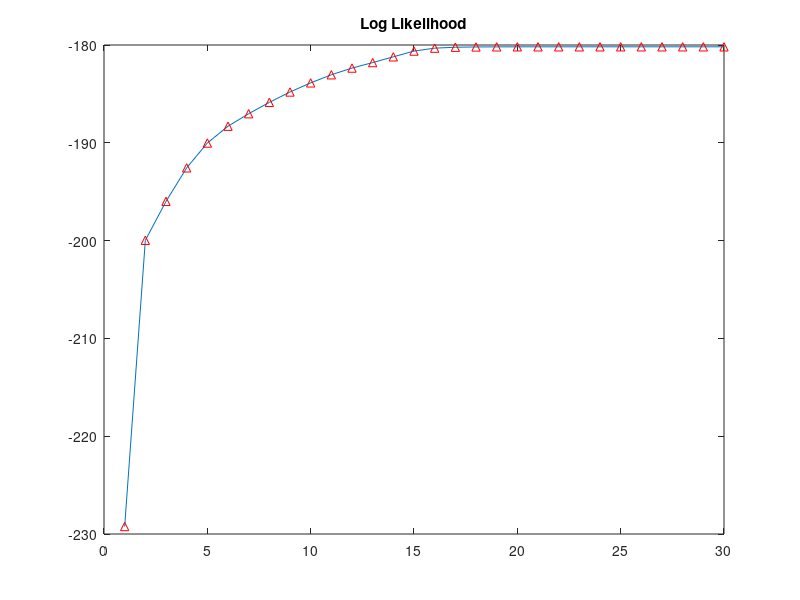

This chart was generated by the following MATLAB code:
%%%%%%%%%%%%%%%%%%%%%%%%%%%%%%%%%%%%%%%%%%%%%%%%%%%
% Saber Hosseini Moghaddam                        %
% Date : 1392/9/28                                %
% Clustering of Iris flower Dataset using GMM     %
% Pattern Recognition Course                      %
%%%%%%%%%%%%%%%%%%%%%%%%%%%%%%%%%%%%%%%%%%%%%%%%%%%

clc
close all
clear all;
%Loading database(150 datas in 3 classes)
load fisheriris;
Data=meas; % X is input matrix
iteration_number=0; % number of iterations
L=zeros(1,20); % value of log likelihood in each iteration
Target_vector=[zeros(50,1) zeros(50,1) ones(50,1)
       ;zeros(50,1) ones(50,1) zeros(50,1)
       ;ones(50,1) zeros(50,1) zeros(50,1)];%Target vector in mMatrix form
   
%Initialzation
%Means from K-means
Mu=[6.8538    3.0769    5.7154    2.0538;
    5.8836    2.7410    4.3885    1.4344;
    5.0060    3.4280    1.4620    0.2460];

u1=Mu(1,:);u2=Mu(2,:);u3=Mu(3,:);
u=[u1;u2;u3];
%covariance
cov1=eye(4,4);
cov2=cov1;
cov3=cov1;
%mixing (pi)
pi_1=1/3;pi_2=1/3;pi_3=1/3; % Equal
pi_=[pi_1 pi_2 pi_3];

%log likelihood:

gama=zeros(150,3);
log_likelihood=0;
for n=1:150
x=Data(n,:);
p(1)=(1/2*pi)^2*(1/det(cov1))^0.5*exp(-0.5*(x-u1)*((cov1)\(x-u1)'));
p(2)=(1/2*pi)^2*(1/det(cov2))^0.5*exp(-0.5*(x-u2)*((cov2)\(x-u2)'));
p(3)=(1/2*pi)^2*(1/det(cov3))^0.5*exp(-0.5*(x-u3)*((cov3)\(x-u3)'));
log_likelihood=log_likelihood+log(1/3*sum(p));
end
log_likelihood_old=log_likelihood;

% Expectation And Maximaization

 while iteration_number<30
       iteration_number=iteration_number+1;
% 2. E step

       for n=1:150
           x=Data(n,:);
           p(1)=(1/(2*pi)^2)* (1/det(cov1))^0.5*...
                exp( -0.5* (x-u(1,:))* (cov1\(x-u(1,:))') );
           p(2)=(1/(2*pi)^2)* (1/det(cov2))^0.5*...
                exp( -0.5* (x-u(2,:))* (cov2\(x-u(2,:))') );
           p(3)=(1/(2*pi)^2)* (1/det(cov3))^0.5*...
                 exp( -0.5* (x-u(3,:))* (cov3\(x-u(3,:))') );
            for k=1:3
                gama(n,k)=(pi_(k)*p(k))/(pi_(1)*...
                    p(1)+pi_(2)*p(2)+pi_(3)*p(3));
            end
        end

% 3. M step

Nk=sum(gama);
%means
                for k=1:3
                    sum1=0;
                    for n=1:150
                    sum1=sum1+gama(n,k)*Data(n,:);
                    end
                    u(k,:)=sum1/Nk(k);
                end
%covariances

                sum1=zeros(4,4);
                for n=1:150
                sum1=sum1+gama(n,1)*((Data(n,:)-u(1,:))'*...
                    (Data(n,:)-u(1,:)));
                end
                cov1=sum1/Nk(1);

                sum1=zeros(4,4);
                    for n=1:150
                    sum1=sum1+gama(n,2)*((Data(n,:)...
                        -u(2,:))'*(Data(n,:)-u(2,:)));
                    end
                     cov2=sum1/Nk(2);

                     sum1=zeros(4,4);
           for n=1:150
           sum1=sum1+gama(n,3)*((Data(n,:)-u(3,:))'...
               *(Data(n,:)-u(3,:)));
           end
           cov3=sum1/Nk(3);

           for k=1:3
           pi_(k)=Nk(k)/150;
           end

%log likelihood
log_likelihood_old=log_likelihood;
log_likelihood=0;
       for n=1:150
x=Data(n,:);
p(1)=(1/(2*pi)^2)* (1/det(cov1))^0.5*...
    exp( -0.5* (x-u(1,:))* (cov1\(x-u(1,:))') );
p(2)=(1/(2*pi)^2)* (1/det(cov2))^0.5*...
    exp( -0.5* (x-u(2,:))* (cov2\(x-u(2,:))') );
p(3)=(1/(2*pi)^2)* (1/det(cov3))^0.5*...
    exp( -0.5* (x-u(3,:))* (cov3\(x-u(3,:))') );
log_likelihood=log_likelihood+...
    log(pi_(1)*p(1)+pi_(2)*p(2)+pi_(3)*p(3));
       end
L(iteration_number)=log_likelihood;
if log_likelihood_old==log_likelihood
break
end
end

L(iteration_number:20)=[];
plot(L)
hold on
plot (L,'^r')
title ('Log Likelihood')
%plot
disp('////////////////Mixture coefficient\\\\\\\\\\\\\\')
disp 'Pi:'
disp(['pi1= ',num2str(pi_(1)),' , pi2= ',num2str(pi_(2)),' , pi3= ',num2str(pi_(3))])
disp('//////////////////////////Mean\\\\\\\\\\\\\\\\\\\\\\\\\\\\\\')
disp 'Mu:'
disp (['mean of cluster[1]= ',num2str(u(1,:))])
disp (['mean of cluster[2]= ',num2str(u(2,:))])
disp (['mean of cluster[3]= ',num2str(u(3,:))])
disp('///////////////////////////\\\\\\\\\\\\\\\\\\\\\\\\\\\\\\\\\\\\')
%Evaluate Conditional Entropy:
r=zeros(150,3);
for n=1:150
[val k]=max(gama(n,:));
r(n,k)=1;
end
prior=zeros(1,3); %prior probabilities for each clusters
joint_probability=zeros(3,3); %joint probabilities for each pairs of class & cluster*N
H=0; %Conditional Entropy
prior(1)=sum(r(:,3));
prior(2)=sum(r(:,2));
prior(3)=sum(r(:,1));
     for c=1:3
         for k=1:3
             joint_probability(c,k)=sum(sum (r(50*(c-1)+1:50*c,:) &...
                 Target_vector(50*(k-1)+1:50*k,:)) );
                    if joint_probability(c,k)~=0
            H=H+ (joint_probability(c,k)/150) *...
                log10(joint_probability(c,k)/prior(k));
                    end
         end
       end
H=-1*H;
disp(['Conditional Entropy= ',num2str(H)])